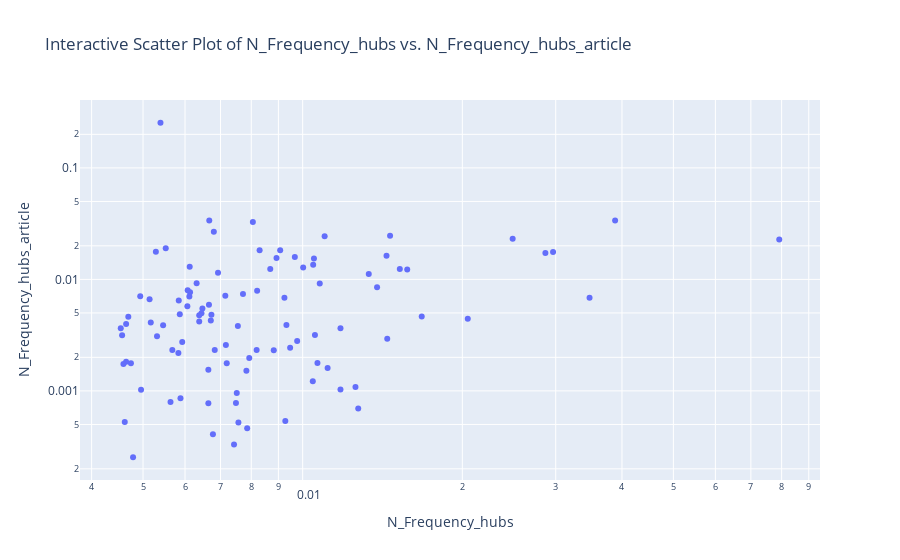

The notebook cell saved with this chart:
### Code cell
import plotly.express as px

fig = px.scatter(merged_df, 
                 x='N_Frequency_hubs', 
                 y='N_Frequency_hubs_article', 
                 hover_data=['Page'], 
                 log_x=True, log_y=True, 
                 title='Interactive Scatter Plot of N_Frequency_hubs vs. N_Frequency_hubs_article')

# Show the plot
fig.show()

### Figure 1 — Plotly figure (JSON) as saved in the notebook; plotly's stock layout.template omitted (floating-point values rounded to 4 significant figures)
{"data": [{"customdata": [["United_States"], ["Europe"], ["United_Kingdom"], ["England"], ["Earth"], ["Africa"], ["World_War_II"], ["North_America"], ["Germany"], ["Animal"], ["Human"], ["Mammal"], ["France"], ["Computer"], ["Science"], ["English_language"], ["Periodic_table"], ["Atlantic_Ocean"], ["Brain"], ["Telephone"], ["India"], ["Bird"], ["Viking"], ["Agriculture"], ["Plant"], ["Asia"], ["Asteroid"], ["China"], ["Christianity"], ["Japan"], ["United_Nations"], ["Internet"], ["Zebra"], ["Theatre"], ["Russia"], ["Australia"], ["Chemistry"], ["London"], ["Sun"], ["Canada"], ["South_America"], ["Water"], ["European_Union"], ["Adolf_Hitler"], ["Solar_System"], ["Italy"], ["President_of_the_United_States"], ["Physics"], ["Pacific_Ocean"], ["Chemical_element"], ["Computer_science"], ["Biology"], ["Mathematics"], ["Scotland"], ["Fish"], ["Great_Britain"], ["Music"], ["Ancient_Greece"], ["20th_century"], ["Fruit"], ["Lion"], ["Technology"], ["British_Empire"], ["Pyramid"], ["California"], ["Mexico"], ["Communication"], ["Bean"], ["Ocean"], ["Religion"], ["Latin"], ["Continent"], ["Egypt"], ["Moon"], ["Dinosaur"], ["Electronics"], ["People%27s_Republic_of_China"], ["South_Africa"], ["Television"], ["Roman_Empire"], ["Norway"], ["Batman"], ["Film"], ["Soviet_Union"], ["Art"], ["Jesus"], ["Culture"], ["Seed"], ["World_War_I"], ["Nuclear_weapon"], ["Spain"], ["Microsoft_Windows"], ["Microsoft"], ["19th_century"], ["Brazil"], ["Electricity"], ["Mediterranean_Sea"], ["New_York_City"], ["Oxygen"], ["Greece"]], "hovertemplate": "N_Frequency_hubs=%{x}<br>N_Frequency_hubs_article=%{y}<br>Page=%{customdata[0]}<extra></extra>", "legendgroup": "", "marker": {"color": "#636efa", "symbol": "circle"}, "mode": "markers", "name": "", "orientation": "v", "showlegend": false, "type": "scatter", "x": [0.07918, 0.03882, 0.03475, 0.02966, 0.02869, 0.02489, 0.02048, 0.01677, 0.01575, 0.01525, 0.01461, 0.01444, 0.01439, 0.01381, 0.01332, 0.01273, 0.01258, 0.01178, 0.01178, 0.01114, 0.011, 0.01077, 0.01066, 0.01055, 0.0105, 0.01047, 0.01045, 0.01002, 0.009764, 0.009666, 0.00947, 0.009319, 0.009274, 0.009239, 0.00907, 0.008927, 0.00882, 0.008687, 0.008295, 0.008206, 0.008188, 0.008055, 0.00793, 0.007859, 0.007832, 0.007717, 0.007565, 0.007548, 0.007512, 0.007485, 0.007423, 0.007192, 0.007165, 0.007147, 0.006925, 0.006827, 0.0068, 0.006773, 0.006729, 0.006711, 0.006666, 0.006658, 0.00664, 0.00664, 0.006471, 0.006444, 0.006382, 0.006382, 0.00631, 0.006132, 0.006124, 0.006115, 0.00607, 0.006061, 0.005928, 0.005883, 0.005874, 0.005865, 0.005839, 0.00583, 0.005679, 0.005634, 0.005518, 0.005456, 0.005394, 0.005314, 0.005287, 0.005171, 0.005144, 0.004958, 0.00494, 0.004788, 0.004744, 0.004691, 0.004646, 0.004646, 0.004619, 0.004593, 0.004566, 0.004539], "xaxis": "x", "y": [0.0228, 0.03376, 0.006851, 0.01761, 0.01724, 0.02318, 0.004433, 0.004653, 0.01229, 0.0124, 0.02458, 0.002934, 0.01629, 0.008498, 0.01117, 0.0006965, 0.001085, 0.00103, 0.003651, 0.001601, 0.02443, 0.0092, 0.001778, 0.003174, 0.01539, 0.0135, 0.001219, 0.0128, 0.002809, 0.01585, 0.002438, 0.003899, 0.0005366, 0.006833, 0.01827, 0.01554, 0.002321, 0.01239, 0.01825, 0.00789, 0.002326, 0.03275, 0.001972, 0.0004624, 0.001519, 0.007384, 0.0005195, 0.003825, 0.0009591, 0.0007793, 0.0003311, 0.001767, 0.002578, 0.007116, 0.01147, 0.002332, 0.0268, 0.0004082, 0.00483, 0.004284, 0.0338, 0.00592, 0.0007764, 0.00155, 0.005483, 0.004967, 0.004764, 0.004199, 0.009237, 0.007658, 0.01295, 0.007028, 0.008004, 0.005732, 0.002746, 0.0008592, 0, 0.004867, 0.006468, 0.002189, 0.002323, 0.0007935, 0.01903, 0.003871, 0.254, 0.003086, 0.01766, 0.004116, 0.006637, 0.001025, 0.007056, 0.000254, 0.001767, 0.004616, 0.003976, 0.001821, 0.0005252, 0.001747, 0.003151, 0.003639], "yaxis": "y"}], "layout": {"legend": {"tracegroupgap": 0}, "title": {"text": "Interactive Scatter Plot of N_Frequency_hubs vs. N_Frequency_hubs_article"}, "xaxis": {"anchor": "y", "domain": [0, 1], "title": {"text": "N_Frequency_hubs"}, "type": "log"}, "yaxis": {"anchor": "x", "domain": [0, 1], "title": {"text": "N_Frequency_hubs_article"}, "type": "log"}}}
